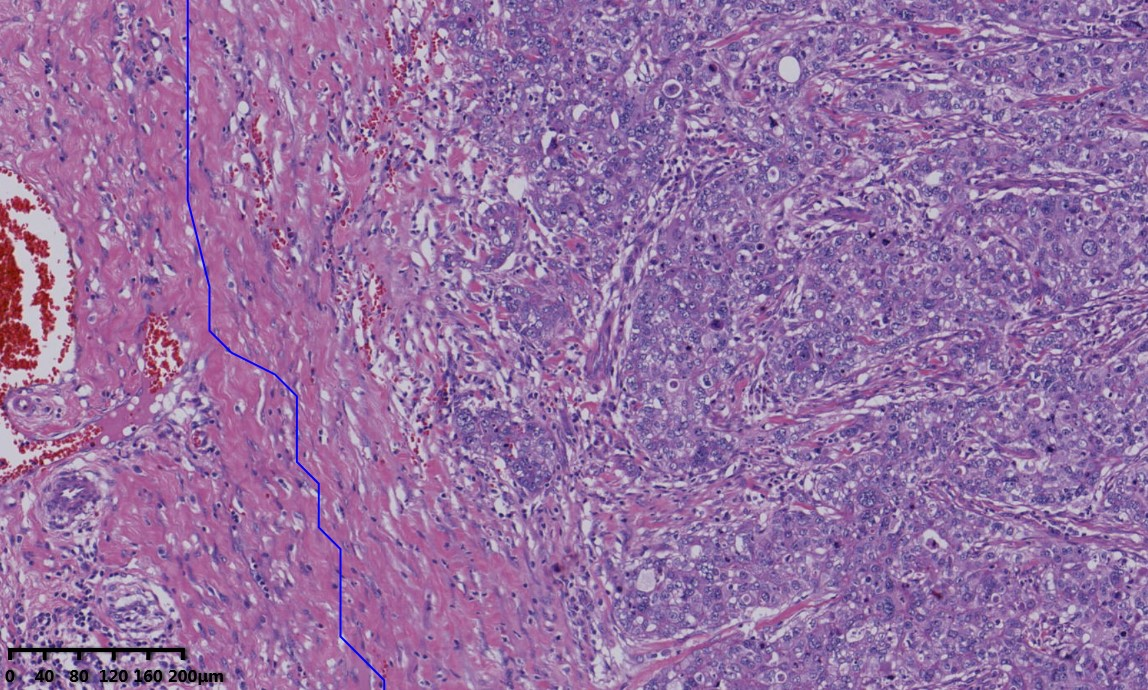
#> input picture .abandoned/.v01/data/image_data/2.jpg, 1148 x 690 px
$ python -i Roi_detection.py   (imports and definitions only)
#> lines starting #> are read from the running program, lines starting #| are printed output that depends on the picture; after the words box and inside, x2 and y2 are one past the last pixel; in counts of white or black regions, pixels touching at a corner belong together
import numpy as np
from skimage import color, morphology
from skimage.morphology import square
from PIL import ImageDraw
import utils

def get_roi(src_img):
    img = color.rgb2hsv(src_img)
#> img: shape (690, 1148, 3) float64; mean of channels 0, 1, 2 0.793, 0.329, 0.649
    # mask = np.ones(img.Shape, dtype=np.uint8)
    mask1 = (img[:, :, 2] < 0.9) & (img[:, :, 2] > 0.15)
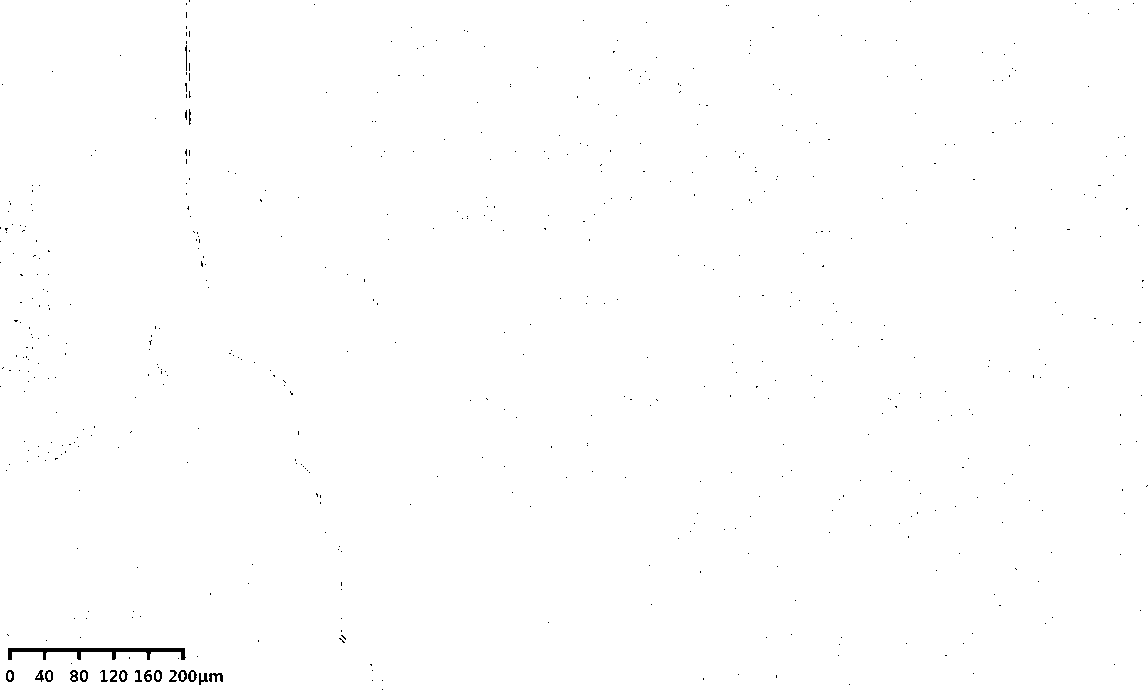
#> mask1: shape (690, 1148) bool; 99.7% white; 563 black regions (544 under 20 px), largest, box (x1, y1, x2, y2) and area: (8, 648, 186, 660) 887, (209, 673, 223, 682) 77, (70, 670, 78, 682) 60
    mask2 = (img[:, :, 1] < 0.9) & (img[:, :, 1] > 0.10)
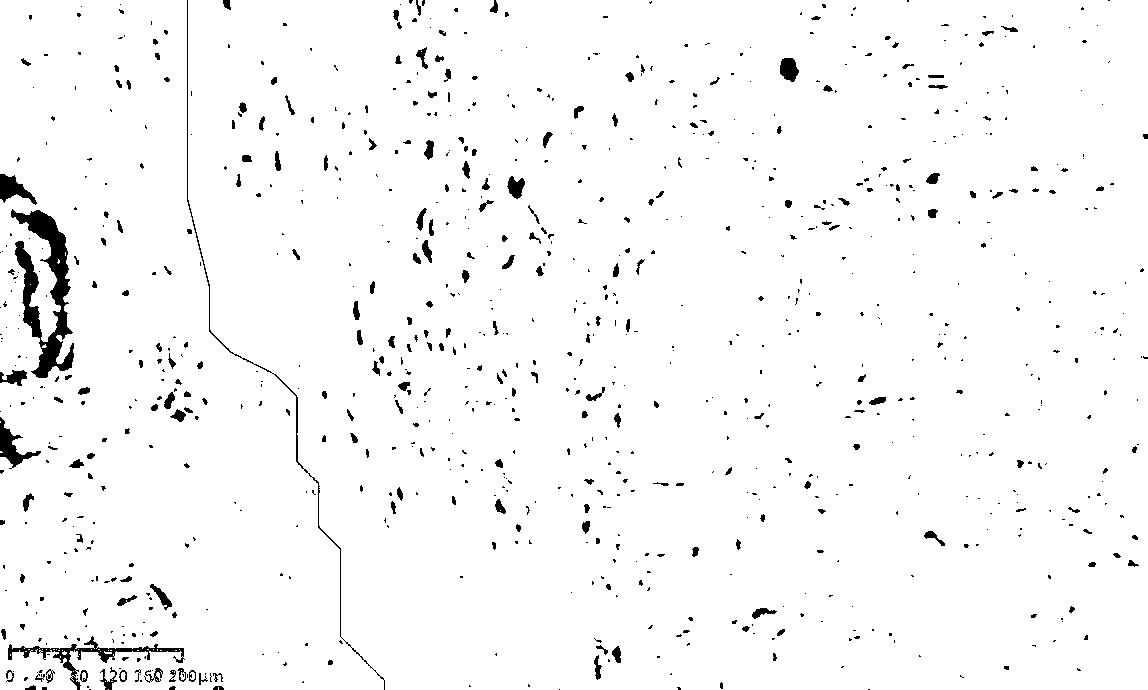
#> mask2: shape (690, 1148) bool; 97.2% white; 908 black regions (677 under 20 px), largest, box (x1, y1, x2, y2) and area: (11, 209, 74, 378) 4157, (8, 636, 185, 690) 1294, (187, 0, 385, 690) 963
    mask3 = (img[:, :, 0] < 0.9) & (img[:, :, 0] > 0.10)
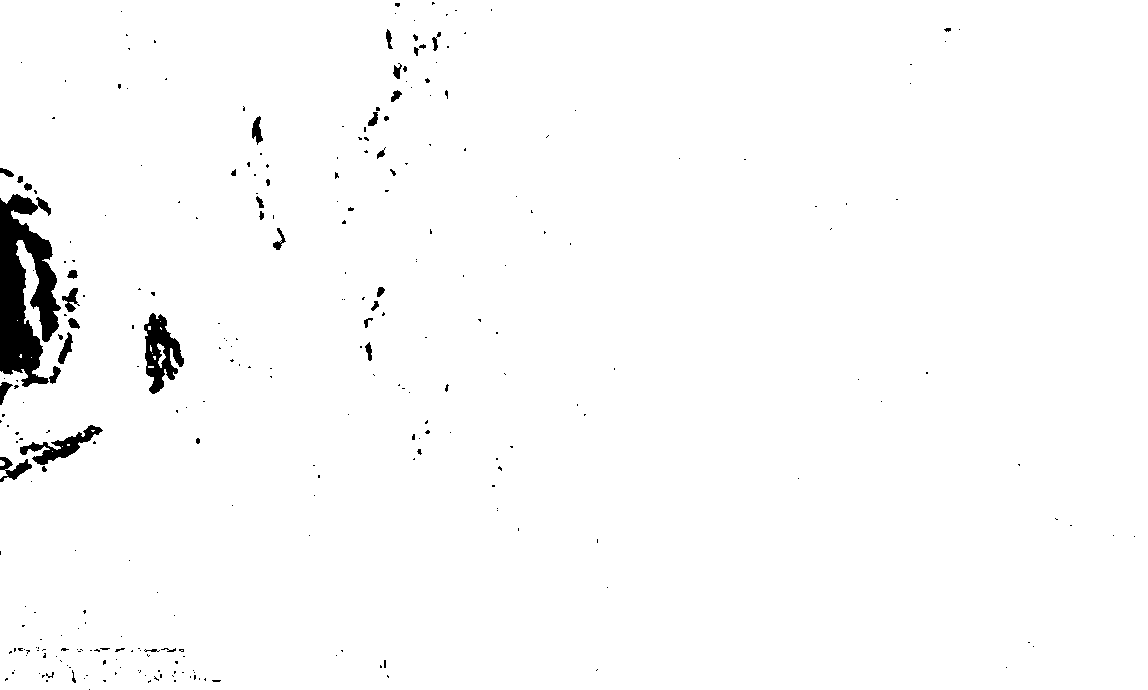
#> mask3: shape (690, 1148) bool; 98.3% white; 287 black regions (246 under 20 px), largest, box (x1, y1, x2, y2) and area: (0, 194, 61, 387) 7143, (144, 313, 184, 394) 1699, (20, 425, 103, 465) 1018
    result = mask1 & mask2 & mask3
#> result: shape (690, 1148) bool; 95.4% white; 1309 black regions (1058 under 20 px), largest, box (x1, y1, x2, y2) and area: (0, 168, 80, 405) 12634, (0, 417, 103, 482) 2073, (144, 313, 184, 394) 1773

    result = morphology.binary_opening(result, square(20))
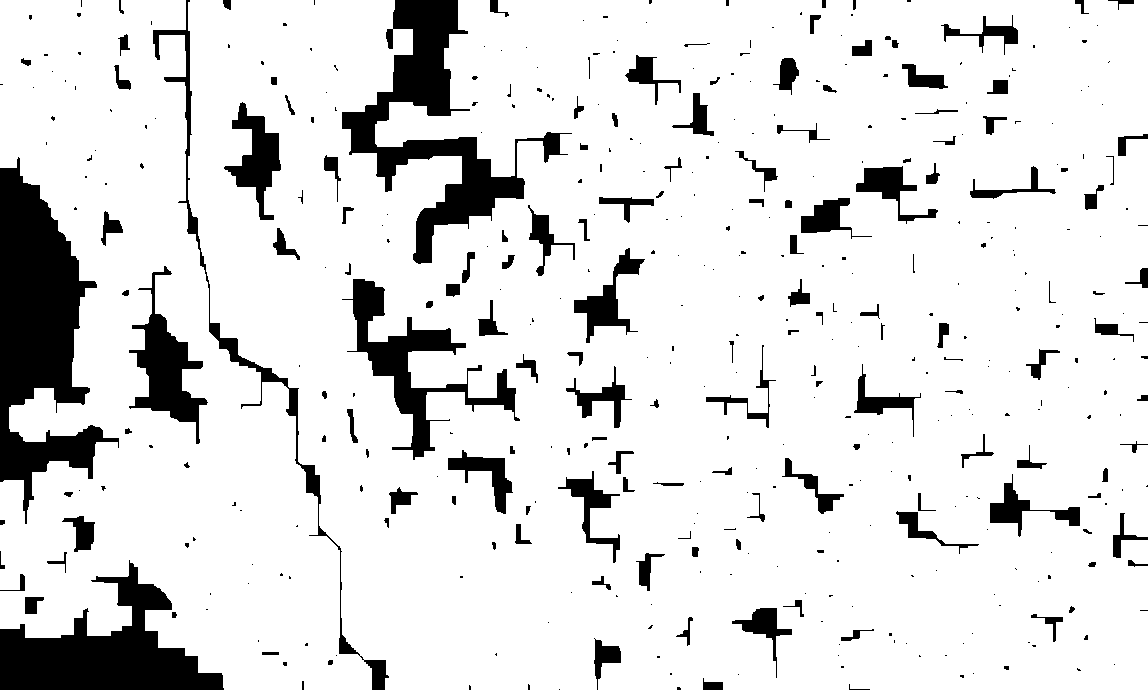
#> result: shape (690, 1148) bool; 87.4% white; 439 black regions (281 under 20 px), largest, box (x1, y1, x2, y2) and area: (0, 157, 119, 524) 19797, (342, 0, 572, 264) 14693, (0, 560, 224, 690) 13084
    result = morphology.binary_closing(result, square(5))
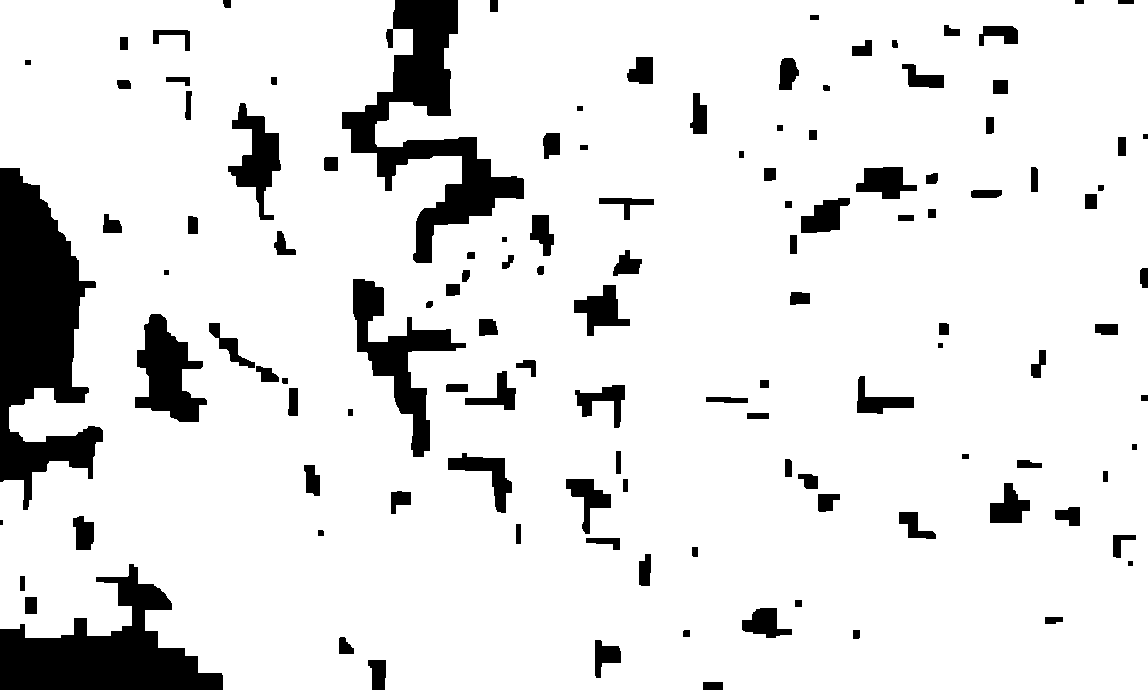
#> result: shape (690, 1148) bool; 88.8% white; 122 black regions (1 under 20 px), largest, box (x1, y1, x2, y2) and area: (0, 168, 103, 510) 19610, (342, 0, 524, 263) 14026, (0, 564, 223, 690) 13023

    return result


def get_seeds(src_img, distance):
    patch_size = utils.PATCH_SIZE_LOW
    seed_img = morphology.binary_erosion(src_img, square(patch_size))#灰度图像腐蚀，图像中物体会收缩/细化：https://wenku.baidu.com/view/c600c8d1360cba1aa811da73.html
    seed_img = morphology.binary_erosion(seed_img, square(8))  # 留边

    space_patch = distance
    pos = seed_img.nonzero()
    y = (np.rint(pos[0] / space_patch + 0.5) * space_patch).astype(np.int32)  # row
    x = (np.rint(pos[1] / space_patch + 0.5) * space_patch).astype(np.int32)  # col

    result = set()
    for xx, yy in zip(x, y):
        result.add((xx, yy))

    return result


def draw_seeds(src_img, seeds, patch_size):
    draw = ImageDraw.Draw(src_img)
    half = patch_size / 2
    for (x, y) in seeds:
        draw.rectangle([x - half, y - half, x + half, y + half], outline='red')
    return src_img

>>> import cv2
>>> picture = cv2.cvtColor(cv2.imread('../.v01/data/image_data/2.jpg'), cv2.COLOR_BGR2RGB)
>>> result = get_roi(picture)
